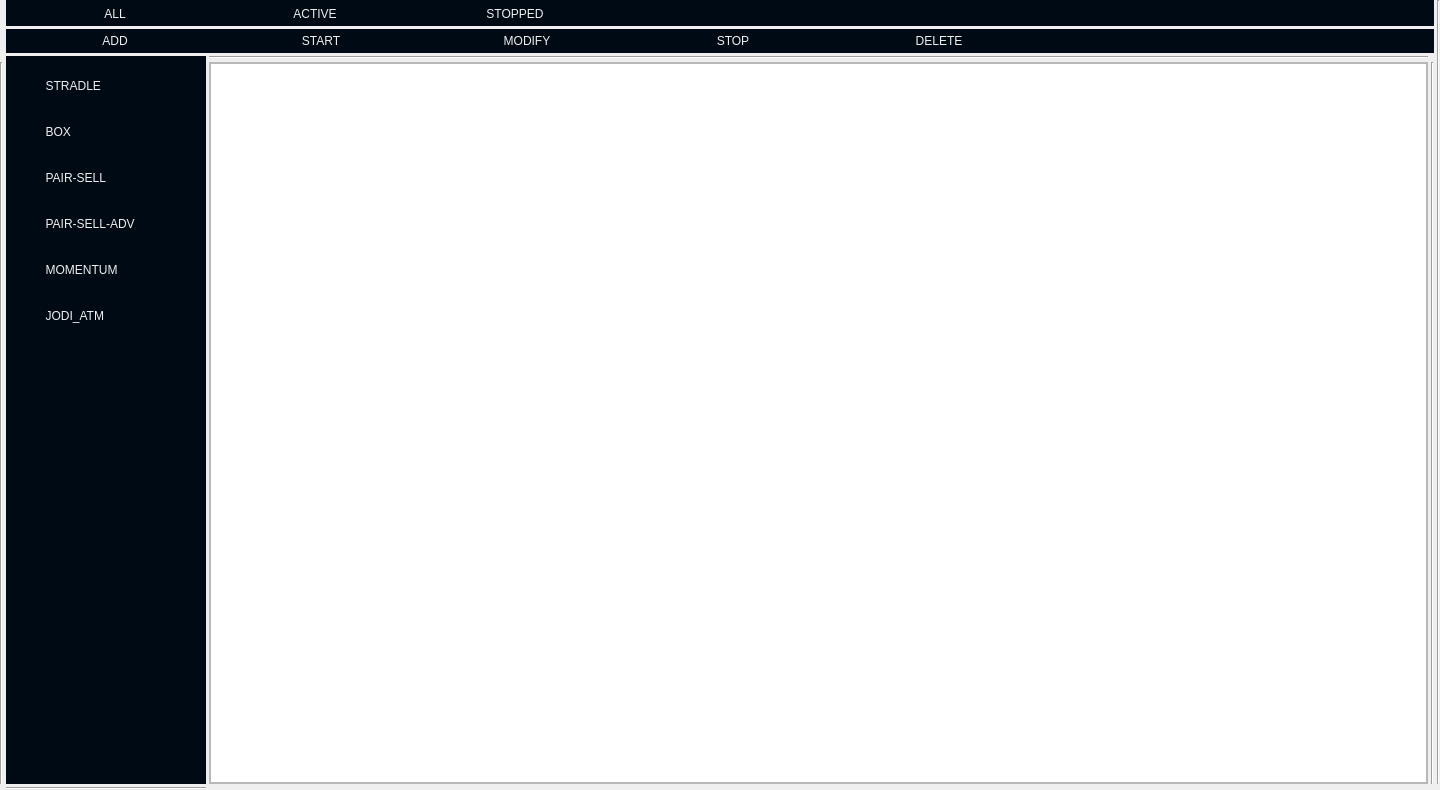
<?xml version="1.0" encoding="UTF-8"?>
<ui version="4.0">
 <class>MainWindow</class>
 <widget class="QMainWindow" name="MainWindow">
  <property name="geometry">
   <rect>
    <x>0</x>
    <y>0</y>
    <width>1440</width>
    <height>790</height>
   </rect>
  </property>
  <property name="windowTitle">
   <string>MainWindow</string>
  </property>
  <property name="dockOptions">
   <set>QMainWindow::AllowNestedDocks|QMainWindow::AllowTabbedDocks|QMainWindow::AnimatedDocks|QMainWindow::ForceTabbedDocks|QMainWindow::GroupedDragging|QMainWindow::VerticalTabs</set>
  </property>
  <widget class="QWidget" name="centralwidget">
   <layout class="QGridLayout" name="gridLayout">
    <property name="leftMargin">
     <number>0</number>
    </property>
    <property name="topMargin">
     <number>0</number>
    </property>
    <property name="rightMargin">
     <number>0</number>
    </property>
    <property name="bottomMargin">
     <number>0</number>
    </property>
    <property name="spacing">
     <number>3</number>
    </property>
    <item row="3" column="2">
     <widget class="QFrame" name="mainFrame">
      <property name="sizePolicy">
       <sizepolicy hsizetype="Expanding" vsizetype="Expanding">
        <horstretch>0</horstretch>
        <verstretch>0</verstretch>
       </sizepolicy>
      </property>
      <property name="frameShape">
       <enum>QFrame::StyledPanel</enum>
      </property>
      <property name="frameShadow">
       <enum>QFrame::Raised</enum>
      </property>
      <layout class="QGridLayout" name="gridLayout_4">
       <property name="leftMargin">
        <number>0</number>
       </property>
       <property name="topMargin">
        <number>0</number>
       </property>
       <property name="rightMargin">
        <number>0</number>
       </property>
       <property name="bottomMargin">
        <number>0</number>
       </property>
       <property name="spacing">
        <number>0</number>
       </property>
       <item row="0" column="0">
        <widget class="QTableView" name="tableView"/>
       </item>
      </layout>
     </widget>
    </item>
    <item row="3" column="0">
     <widget class="Line" name="line">
      <property name="orientation">
       <enum>Qt::Vertical</enum>
      </property>
     </widget>
    </item>
    <item row="2" column="2">
     <widget class="Line" name="line_2">
      <property name="orientation">
       <enum>Qt::Horizontal</enum>
      </property>
     </widget>
    </item>
    <item row="4" column="1">
     <widget class="Line" name="line_18">
      <property name="orientation">
       <enum>Qt::Horizontal</enum>
      </property>
     </widget>
    </item>
    <item row="1" column="1" colspan="3">
     <widget class="QWidget" name="scriptBar" native="true">
      <property name="sizePolicy">
       <sizepolicy hsizetype="Preferred" vsizetype="Minimum">
        <horstretch>0</horstretch>
        <verstretch>0</verstretch>
       </sizepolicy>
      </property>
      <property name="minimumSize">
       <size>
        <width>0</width>
        <height>0</height>
       </size>
      </property>
      <property name="maximumSize">
       <size>
        <width>16777215</width>
        <height>166666</height>
       </size>
      </property>
      <property name="font">
       <font>
        <pointsize>9</pointsize>
       </font>
      </property>
      <property name="focusPolicy">
       <enum>Qt::TabFocus</enum>
      </property>
      <property name="layoutDirection">
       <enum>Qt::LeftToRight</enum>
      </property>
      <property name="styleSheet">
       <string notr="true">QWidget {

background-color: #000a14;
}
QPushButton {
  background-color: #000a14;
  color: #F0F0F0;
 border: 0px solid #148CD2;
  padding: 3px;
  outline: none;
  /* Issue #194 - Special case of QPushButton inside dialogs, for better UI */
  min-width: 20px;
}

QPushButton:disabled {
  background-color: #19232d;
  border: 1px solid #19232d;
  color: #787878;
  border-radius: 4px;
  padding: 3px;
}

QPushButton:checked {
  background-color: #19232d;
  border: 1px solid #19232d;
  border-radius: 4px;
  padding: 3px;
  outline: none;
}

QPushButton:checked:disabled {
  background-color: #000A14;
  border: 1px solid #19232d;
  color: #787878;
  border-radius: 4px;
  padding: 3px;
  outline: none;
}

QPushButton:checked:selected {
  background: #1464A0;
  color: #19232d;
}

QPushButton::menu-indicator {
  subcontrol-origin: padding;
  subcontrol-position: bottom right;
  bottom: 4px;
}

QPushButton:pressed {
  background-color: #000A14;
  border: 1px solid #000A14;
}

QPushButton:pressed:hover {
/*  border: 1px solid #148CD2;*/
  background-color: #148CD2;
}

QPushButton:hover {
  background-color: #148CD2;    
}

QPushButton:selected {
  background: #1464A0;
  color: #19232d;
}

QPushButton:hover {
  border: 1px solid #148CD2;
  color: #F0F0F0;
}

QPushButton:focus {
  border: 1px solid #1464A0;
}



QComboBox {
  background-color: #000A14;

  border: 1px solid #19232d;
  border-radius: 4px;
  selection-background-color: #1464A0;
  padding-left: 4px;
  padding-right: 10px;
  /* 4 + 16*2 See scrollbar size */
  /* Fixes #103, #111 */
  min-height: 1.5em;
  /* padding-top: 2px;     removed to fix #132 */
  /* padding-bottom: 2px;  removed to fix #132 */
  /* min-width: 75px;      removed to fix #109 */
  /* Needed to remove indicator - fix #132 */
}

QComboBox QAbstractItemView {
  border: 1px solid #19232d;
  border-radius: 0;
  background-color: #000A14;
  selection-background-color: #1464A0;
}

QComboBox QAbstractItemView:hover {
  background-color: #000A14;
  color: #F0F0F0;
}

QComboBox QAbstractItemView:selected {
  background: #1464A0;
  color: #19232d;
}

QComboBox QAbstractItemView:alternate {
  background: #000A14;
}

QComboBox:disabled {
  background-color: #000A14;
  color: #787878;
}

QComboBox:hover {
  border: 1px solid #148CD2;
}

QComboBox:focus {
  background-color: #1464A0;
  border: 1px solid #1464A0;
}

QComboBox:on {
  selection-background-color: #1464A0;
}

QComboBox::indicator {
  border: none;
  border-radius: 0;
  background-color: transparent;
  selection-background-color: transparent;
  color: transparent;
  selection-color: transparent;
  /* Needed to remove indicator - fix #132 */
}

QComboBox::indicator:alternate {
  background: #000A14;
}

QComboBox::item:alternate {
  background: #000A14;
}

QComboBox::item:checked {
  font-weight: bold;
}

QComboBox::item:selected {
  border: 0px solid transparent;
}

QComboBox::drop-down {
  subcontrol-origin: padding;
  subcontrol-position: top right;
  width: 12px;
  border-left: 1px solid #19232d;
}

QComboBox::down-arrow {
  image: url(&quot;:/qss_icons/rc/arrow_down_disabled.png&quot;);
  height: 8px;
  width: 8px;
}

QComboBox::down-arrow:on, QComboBox::down-arrow:hover, QComboBox::down-arrow:focus {
  image: url(&quot;:/qss_icons/rc/arrow_down.png&quot;);
}


QLineEdit {
  background-color: #19232D;
  padding-top: 2px;
  /* This QLineEdit fix  103, 111 */
  padding-bottom: 2px;
  /* This QLineEdit fix  103, 111 */
  padding-left: 4px;
  padding-right: 4px;
  border-style: solid;
  border: 1px solid #32414B;
  border-radius: 4px;
  color: #F0F0F0;
}

QLineEdit:disabled {
  background-color: #19232D;
  color: #787878;
}

QLineEdit:hover {
  border: 1px solid #148CD2;
  color: #F0F0F0;
}

QLineEdit:focus {
  border: 1px solid #1464A0;
}

QLineEdit:selected {
  background-color: #1464A0;
  color: #32414B;
}
</string>
      </property>
      <layout class="QGridLayout" name="gridLayout_6" columnstretch="0,0,0,0,0,0,0,0">
       <property name="sizeConstraint">
        <enum>QLayout::SetDefaultConstraint</enum>
       </property>
       <property name="topMargin">
        <number>2</number>
       </property>
       <property name="bottomMargin">
        <number>2</number>
       </property>
       <item row="0" column="5">
        <widget class="Line" name="line_44">
         <property name="orientation">
          <enum>Qt::Horizontal</enum>
         </property>
        </widget>
       </item>
       <item row="0" column="7">
        <widget class="QLabel" name="lbMTM">
         <property name="sizePolicy">
          <sizepolicy hsizetype="Preferred" vsizetype="Minimum">
           <horstretch>0</horstretch>
           <verstretch>0</verstretch>
          </sizepolicy>
         </property>
         <property name="minimumSize">
          <size>
           <width>0</width>
           <height>0</height>
          </size>
         </property>
         <property name="maximumSize">
          <size>
           <width>0</width>
           <height>16777215</height>
          </size>
         </property>
         <property name="font">
          <font>
           <pointsize>12</pointsize>
           <weight>75</weight>
           <bold>true</bold>
          </font>
         </property>
         <property name="styleSheet">
          <string notr="true">background-color: rgb(19, 135, 116);</string>
         </property>
         <property name="text">
          <string/>
         </property>
         <property name="alignment">
          <set>Qt::AlignRight|Qt::AlignTrailing|Qt::AlignVCenter</set>
         </property>
        </widget>
       </item>
       <item row="0" column="6">
        <widget class="Line" name="line_45">
         <property name="minimumSize">
          <size>
           <width>10</width>
           <height>0</height>
          </size>
         </property>
         <property name="maximumSize">
          <size>
           <width>10</width>
           <height>16777215</height>
          </size>
         </property>
         <property name="orientation">
          <enum>Qt::Horizontal</enum>
         </property>
        </widget>
       </item>
       <item row="0" column="4">
        <widget class="QPushButton" name="pushButton_8">
         <property name="maximumSize">
          <size>
           <width>200</width>
           <height>16777215</height>
          </size>
         </property>
         <property name="text">
          <string>DELETE</string>
         </property>
        </widget>
       </item>
       <item row="0" column="0">
        <widget class="QPushButton" name="pushButton_4">
         <property name="maximumSize">
          <size>
           <width>200</width>
           <height>16777215</height>
          </size>
         </property>
         <property name="text">
          <string>ADD</string>
         </property>
        </widget>
       </item>
       <item row="0" column="2">
        <widget class="QPushButton" name="pushButton_6">
         <property name="maximumSize">
          <size>
           <width>200</width>
           <height>16777215</height>
          </size>
         </property>
         <property name="text">
          <string>MODIFY</string>
         </property>
        </widget>
       </item>
       <item row="0" column="3">
        <widget class="QPushButton" name="pushButton_7">
         <property name="maximumSize">
          <size>
           <width>200</width>
           <height>16777215</height>
          </size>
         </property>
         <property name="text">
          <string>STOP</string>
         </property>
        </widget>
       </item>
       <item row="0" column="1">
        <widget class="QPushButton" name="pushButton_5">
         <property name="maximumSize">
          <size>
           <width>200</width>
           <height>16777215</height>
          </size>
         </property>
         <property name="text">
          <string>START</string>
         </property>
        </widget>
       </item>
      </layout>
     </widget>
    </item>
    <item row="0" column="1" colspan="3">
     <widget class="QWidget" name="indexBar" native="true">
      <property name="sizePolicy">
       <sizepolicy hsizetype="Preferred" vsizetype="Minimum">
        <horstretch>0</horstretch>
        <verstretch>0</verstretch>
       </sizepolicy>
      </property>
      <property name="minimumSize">
       <size>
        <width>0</width>
        <height>0</height>
       </size>
      </property>
      <property name="styleSheet">
       <string notr="true">QWidget {

background-color: #000a14;
}
QPushButton {
  background-color: #000a14;
  color: #F0F0F0;
border: 0px solid #19232d;
  

  padding: 3px;
  outline: none;
  /* Issue #194 - Special case of QPushButton inside dialogs, for better UI */
  min-width: 20px;
}

QPushButton:disabled {
  background-color: #19232d;
  border: 1px solid #19232d;
  color: #787878;
  border-radius: 4px;
  padding: 3px;
}

QPushButton:checked {
  background-color: #19232d;
  border: 1px solid #19232d;
  border-radius: 4px;
  padding: 3px;
  outline: none;
}

QPushButton:checked:disabled {
  background-color: #000A14;
  border: 1px solid #19232d;
  color: #787878;
  border-radius: 4px;
  padding: 3px;
  outline: none;
}

QPushButton:checked:selected {
  background: #1464A0;
  color: #19232d;
}

QPushButton::menu-indicator {
  subcontrol-origin: padding;
  subcontrol-position: bottom right;
  bottom: 4px;
}

QPushButton:pressed {
  background-color: #000A14;
  border: 1px solid #000A14;
}

QPushButton:pressed:hover {
/*  border: 1px solid #148CD2;*/
  background-color: #148CD2;
}

QPushButton:hover {
  background-color: #148CD2;    
}

QPushButton:selected {
  background: #1464A0;
  color: #19232d;
}

QPushButton:hover {
  border: 1px solid #148CD2;
  color: #F0F0F0;
}

QPushButton:focus {
  border: 1px solid #1464A0;
}



QComboBox {
  background-color: #000A14;

  border: 1px solid #19232d;
  border-radius: 4px;
  selection-background-color: #1464A0;
  padding-left: 4px;
  padding-right: 10px;
  /* 4 + 16*2 See scrollbar size */
  /* Fixes #103, #111 */
  min-height: 1.5em;
  /* padding-top: 2px;     removed to fix #132 */
  /* padding-bottom: 2px;  removed to fix #132 */
  /* min-width: 75px;      removed to fix #109 */
  /* Needed to remove indicator - fix #132 */
}

QComboBox QAbstractItemView {
  border: 1px solid #19232d;
  border-radius: 0;
  background-color: #000A14;
  selection-background-color: #1464A0;
}

QComboBox QAbstractItemView:hover {
  background-color: #000A14;
  color: #F0F0F0;
}

QComboBox QAbstractItemView:selected {
  background: #1464A0;
  color: #19232d;
}

QComboBox QAbstractItemView:alternate {
  background: #000A14;
}

QComboBox:disabled {
  background-color: #000A14;
  color: #787878;
}

QComboBox:hover {
  border: 1px solid #148CD2;
}

QComboBox:focus {
  background-color: #1464A0;
  border: 1px solid #1464A0;
}

QComboBox:on {
  selection-background-color: #1464A0;
}

QComboBox::indicator {
  border: none;
  border-radius: 0;
  background-color: transparent;
  selection-background-color: transparent;
  color: transparent;
  selection-color: transparent;
  /* Needed to remove indicator - fix #132 */
}

QComboBox::indicator:alternate {
  background: #000A14;
}

QComboBox::item:alternate {
  background: #000A14;
}

QComboBox::item:checked {
  font-weight: bold;
}

QComboBox::item:selected {
  border: 0px solid transparent;
}

QComboBox::drop-down {
  subcontrol-origin: padding;
  subcontrol-position: top right;
  width: 12px;
  border-left: 1px solid #19232d;
}

QComboBox::down-arrow {
  image: url(&quot;:/qss_icons/rc/arrow_down_disabled.png&quot;);
  height: 8px;
  width: 8px;
}

QComboBox::down-arrow:on, QComboBox::down-arrow:hover, QComboBox::down-arrow:focus {
  image: url(&quot;:/qss_icons/rc/arrow_down.png&quot;);
}


QLineEdit {
  background-color: #19232D;
  padding-top: 2px;
  /* This QLineEdit fix  103, 111 */
  padding-bottom: 2px;
  /* This QLineEdit fix  103, 111 */
  padding-left: 4px;
  padding-right: 4px;
  border-style: solid;
  border: 1px solid #32414B;
  border-radius: 4px;
  color: #F0F0F0;
}

QLineEdit:disabled {
  background-color: #19232D;
  color: #787878;
}

QLineEdit:hover {
  border: 1px solid #148CD2;
  color: #F0F0F0;
}

QLineEdit:focus {
  border: 1px solid #1464A0;
}

QLineEdit:selected {
  background-color: #1464A0;
  color: #32414B;
}
</string>
      </property>
      <layout class="QGridLayout" name="gridLayout_5">
       <property name="topMargin">
        <number>2</number>
       </property>
       <property name="bottomMargin">
        <number>0</number>
       </property>
       <property name="spacing">
        <number>0</number>
       </property>
       <item row="0" column="3">
        <widget class="Line" name="line_21">
         <property name="minimumSize">
          <size>
           <width>124</width>
           <height>0</height>
          </size>
         </property>
         <property name="maximumSize">
          <size>
           <width>124</width>
           <height>16777215</height>
          </size>
         </property>
         <property name="orientation">
          <enum>Qt::Horizontal</enum>
         </property>
        </widget>
       </item>
       <item row="0" column="4">
        <widget class="Line" name="line_6">
         <property name="minimumSize">
          <size>
           <width>25</width>
           <height>0</height>
          </size>
         </property>
         <property name="maximumSize">
          <size>
           <width>25</width>
           <height>16777215</height>
          </size>
         </property>
         <property name="orientation">
          <enum>Qt::Horizontal</enum>
         </property>
        </widget>
       </item>
       <item row="0" column="5">
        <widget class="Line" name="line_30">
         <property name="orientation">
          <enum>Qt::Horizontal</enum>
         </property>
        </widget>
       </item>
       <item row="0" column="6">
        <widget class="QLabel" name="label">
         <property name="maximumSize">
          <size>
           <width>100</width>
           <height>16777215</height>
          </size>
         </property>
         <property name="font">
          <font>
           <pointsize>12</pointsize>
           <weight>75</weight>
           <bold>true</bold>
          </font>
         </property>
         <property name="styleSheet">
          <string notr="true">background-color: #000a14;color: #F0F0F0;  border-radius: 4px;
  padding: 3px;</string>
         </property>
         <property name="text">
          <string/>
         </property>
        </widget>
       </item>
       <item row="0" column="1">
        <widget class="QPushButton" name="pushButton_2">
         <property name="maximumSize">
          <size>
           <width>200</width>
           <height>16777215</height>
          </size>
         </property>
         <property name="text">
          <string>ACTIVE</string>
         </property>
        </widget>
       </item>
       <item row="0" column="0">
        <widget class="QPushButton" name="pushButton">
         <property name="maximumSize">
          <size>
           <width>200</width>
           <height>16777215</height>
          </size>
         </property>
         <property name="text">
          <string>ALL</string>
         </property>
        </widget>
       </item>
       <item row="0" column="2">
        <widget class="QPushButton" name="pushButton_3">
         <property name="maximumSize">
          <size>
           <width>200</width>
           <height>16777215</height>
          </size>
         </property>
         <property name="text">
          <string>STOPPED</string>
         </property>
        </widget>
       </item>
      </layout>
     </widget>
    </item>
    <item row="0" column="4" rowspan="4">
     <widget class="Line" name="line_17">
      <property name="orientation">
       <enum>Qt::Vertical</enum>
      </property>
     </widget>
    </item>
    <item row="3" column="3">
     <widget class="Line" name="line_3">
      <property name="orientation">
       <enum>Qt::Vertical</enum>
      </property>
     </widget>
    </item>
    <item row="2" column="1" rowspan="2">
     <widget class="QFrame" name="settingsMenu">
      <property name="sizePolicy">
       <sizepolicy hsizetype="Preferred" vsizetype="Minimum">
        <horstretch>0</horstretch>
        <verstretch>0</verstretch>
       </sizepolicy>
      </property>
      <property name="minimumSize">
       <size>
        <width>200</width>
        <height>0</height>
       </size>
      </property>
      <property name="maximumSize">
       <size>
        <width>200</width>
        <height>16777215</height>
       </size>
      </property>
      <property name="styleSheet">
       <string notr="true">QWidget {

background-color: #000a14;
}
QPushButton {
  background-color: #000a14;
  color: #F0F0F0;
 border: 0px solid #148CD2;
  padding: 3px;
  outline: none;
  /* Issue #194 - Special case of QPushButton inside dialogs, for better UI */
  min-width: 20px;
	text-align:left;

}

QPushButton:disabled {
  background-color: #19232d;
  color: #787878;
  border-radius: 4px;
  padding: 3px;
}

QPushButton:checked {
  background-color: #19232d;
  border-radius: 4px;
  padding: 3px;
  outline: none;
}

QPushButton:checked:disabled {
  background-color: #000A14;

  color: #787878;
  border-radius: 4px;
  padding: 3px;
  outline: none;
}

QPushButton:checked:selected {
  background: #1464A0;
  color: #19232d;
}

QPushButton::menu-indicator {
  subcontrol-origin: padding;
  subcontrol-position: bottom right;
  bottom: 4px;
}

QPushButton:pressed {
  background-color: #000A14;
}

QPushButton:pressed:hover {
/*  border: 1px solid #148CD2;*/
  background-color: #148CD2;
}

QPushButton:hover {
  background-color: #148CD2;    
}

QPushButton:selected {
  background: #1464A0;
  color: #19232d;
}

QPushButton:hover {
  border: 1px solid #148CD2;
  color: #F0F0F0;
}

QPushButton:focus {
  border: 1px solid #1464A0;
}



QComboBox {
  background-color: #000A14;

  border: 1px solid #19232d;
  border-radius: 4px;
  selection-background-color: #1464A0;
  padding-left: 4px;
  padding-right: 10px;
  /* 4 + 16*2 See scrollbar size */
  /* Fixes #103, #111 */
  min-height: 1.5em;
  /* padding-top: 2px;     removed to fix #132 */
  /* padding-bottom: 2px;  removed to fix #132 */
  /* min-width: 75px;      removed to fix #109 */
  /* Needed to remove indicator - fix #132 */
}

QComboBox QAbstractItemView {
  border: 1px solid #19232d;
  border-radius: 0;
  background-color: #000A14;
  selection-background-color: #1464A0;
}

QComboBox QAbstractItemView:hover {
  background-color: #000A14;
  color: #F0F0F0;
}

QComboBox QAbstractItemView:selected {
  background: #1464A0;
  color: #19232d;
}

QComboBox QAbstractItemView:alternate {
  background: #000A14;
}

QComboBox:disabled {
  background-color: #000A14;
  color: #787878;
}

QComboBox:hover {
  border: 1px solid #148CD2;
}

QComboBox:focus {
  border: 1px solid #1464A0;
}

QComboBox:on {
  selection-background-color: #1464A0;
}

QComboBox::indicator {
  border: none;
  border-radius: 0;
  background-color: transparent;
  selection-background-color: transparent;
  color: transparent;
  selection-color: transparent;
  /* Needed to remove indicator - fix #132 */
}

QComboBox::indicator:alternate {
  background: #000A14;
}

QComboBox::item:alternate {
  background: #000A14;
}

QComboBox::item:checked {
  font-weight: bold;
}

QComboBox::item:selected {
  border: 0px solid transparent;
}

QComboBox::drop-down {
  subcontrol-origin: padding;
  subcontrol-position: top right;
  width: 12px;
  border-left: 1px solid #19232d;
}

QComboBox::down-arrow {
  image: url(&quot;:/qss_icons/rc/arrow_down_disabled.png&quot;);
  height: 8px;
  width: 8px;
}

QComboBox::down-arrow:on, QComboBox::down-arrow:hover, QComboBox::down-arrow:focus {
  image: url(&quot;:/qss_icons/rc/arrow_down.png&quot;);
}


QLineEdit {
  background-color: #19232D;
  padding-top: 2px;
  /* This QLineEdit fix  103, 111 */
  padding-bottom: 2px;
  /* This QLineEdit fix  103, 111 */
  padding-left: 4px;
  padding-right: 4px;
  border-style: solid;
  border: 1px solid #32414B;
  border-radius: 4px;
  color: #F0F0F0;
}

QLineEdit:disabled {
  background-color: #19232D;
  color: #787878;
}

QLineEdit:hover {
  border: 1px solid #148CD2;
  color: #F0F0F0;
}

QLineEdit:focus {
  border: 1px solid #1464A0;
}

QLineEdit:selected {
  background-color: #1464A0;
  color: #32414B;
}
</string>
      </property>
      <property name="frameShape">
       <enum>QFrame::StyledPanel</enum>
      </property>
      <property name="frameShadow">
       <enum>QFrame::Raised</enum>
      </property>
      <layout class="QVBoxLayout" name="verticalLayout">
       <item>
        <widget class="QPushButton" name="pbHome">
         <property name="sizePolicy">
          <sizepolicy hsizetype="Minimum" vsizetype="Minimum">
           <horstretch>0</horstretch>
           <verstretch>0</verstretch>
          </sizepolicy>
         </property>
         <property name="minimumSize">
          <size>
           <width>26</width>
           <height>0</height>
          </size>
         </property>
         <property name="maximumSize">
          <size>
           <width>16777215</width>
           <height>40</height>
          </size>
         </property>
         <property name="text">
          <string>        STRADLE</string>
         </property>
         <property name="icon">
          <iconset resource="../icons/icons.qrc">
           <normaloff>:/icon1/aperture.svg</normaloff>:/icon1/aperture.svg</iconset>
         </property>
        </widget>
       </item>
       <item>
        <widget class="QPushButton" name="pbTradeB">
         <property name="sizePolicy">
          <sizepolicy hsizetype="Minimum" vsizetype="Minimum">
           <horstretch>0</horstretch>
           <verstretch>0</verstretch>
          </sizepolicy>
         </property>
         <property name="minimumSize">
          <size>
           <width>26</width>
           <height>0</height>
          </size>
         </property>
         <property name="maximumSize">
          <size>
           <width>16777215</width>
           <height>40</height>
          </size>
         </property>
         <property name="text">
          <string>        BOX</string>
         </property>
         <property name="icon">
          <iconset resource="../icons/icons.qrc">
           <normaloff>:/icon1/book-open.svg</normaloff>:/icon1/book-open.svg</iconset>
         </property>
        </widget>
       </item>
       <item>
        <widget class="QPushButton" name="pbOrderB">
         <property name="sizePolicy">
          <sizepolicy hsizetype="Minimum" vsizetype="Minimum">
           <horstretch>0</horstretch>
           <verstretch>0</verstretch>
          </sizepolicy>
         </property>
         <property name="minimumSize">
          <size>
           <width>26</width>
           <height>0</height>
          </size>
         </property>
         <property name="maximumSize">
          <size>
           <width>16777215</width>
           <height>40</height>
          </size>
         </property>
         <property name="text">
          <string>        PAIR-SELL</string>
         </property>
         <property name="icon">
          <iconset resource="../icons/icons.qrc">
           <normaloff>:/icon1/layout.svg</normaloff>:/icon1/layout.svg</iconset>
         </property>
        </widget>
       </item>
       <item>
        <widget class="QPushButton" name="pbOpChain">
         <property name="sizePolicy">
          <sizepolicy hsizetype="Minimum" vsizetype="Minimum">
           <horstretch>0</horstretch>
           <verstretch>0</verstretch>
          </sizepolicy>
         </property>
         <property name="minimumSize">
          <size>
           <width>26</width>
           <height>0</height>
          </size>
         </property>
         <property name="maximumSize">
          <size>
           <width>16777215</width>
           <height>40</height>
          </size>
         </property>
         <property name="text">
          <string>        PAIR-SELL-ADV</string>
         </property>
         <property name="icon">
          <iconset resource="../icons/icons.qrc">
           <normaloff>:/icon1/layout.svg</normaloff>:/icon1/layout.svg</iconset>
         </property>
        </widget>
       </item>
       <item>
        <widget class="QPushButton" name="pbATMWatch">
         <property name="sizePolicy">
          <sizepolicy hsizetype="Minimum" vsizetype="Minimum">
           <horstretch>0</horstretch>
           <verstretch>0</verstretch>
          </sizepolicy>
         </property>
         <property name="minimumSize">
          <size>
           <width>26</width>
           <height>0</height>
          </size>
         </property>
         <property name="maximumSize">
          <size>
           <width>16777215</width>
           <height>40</height>
          </size>
         </property>
         <property name="text">
          <string>        MOMENTUM</string>
         </property>
         <property name="icon">
          <iconset resource="../icons/icons.qrc">
           <normaloff>:/icon1/layout.svg</normaloff>:/icon1/layout.svg</iconset>
         </property>
        </widget>
       </item>
       <item>
        <widget class="QPushButton" name="pbIVWatch">
         <property name="sizePolicy">
          <sizepolicy hsizetype="Minimum" vsizetype="Minimum">
           <horstretch>0</horstretch>
           <verstretch>0</verstretch>
          </sizepolicy>
         </property>
         <property name="minimumSize">
          <size>
           <width>26</width>
           <height>0</height>
          </size>
         </property>
         <property name="maximumSize">
          <size>
           <width>16777215</width>
           <height>40</height>
          </size>
         </property>
         <property name="text">
          <string>        JODI_ATM</string>
         </property>
         <property name="icon">
          <iconset resource="../icons/icons.qrc">
           <normaloff>:/icon1/layout.svg</normaloff>:/icon1/layout.svg</iconset>
         </property>
        </widget>
       </item>
       <item>
        <widget class="Line" name="line_25">
         <property name="orientation">
          <enum>Qt::Vertical</enum>
         </property>
        </widget>
       </item>
       <item>
        <widget class="Line" name="line_24">
         <property name="orientation">
          <enum>Qt::Horizontal</enum>
         </property>
        </widget>
       </item>
      </layout>
     </widget>
    </item>
   </layout>
  </widget>
 </widget>
 <tabstops>
  <tabstop>pbHome</tabstop>
  <tabstop>pbTradeB</tabstop>
  <tabstop>pbOrderB</tabstop>
 </tabstops>
 <resources>
  <include location="../icons/icons.qrc"/>
 </resources>
 <connections/>
</ui>
